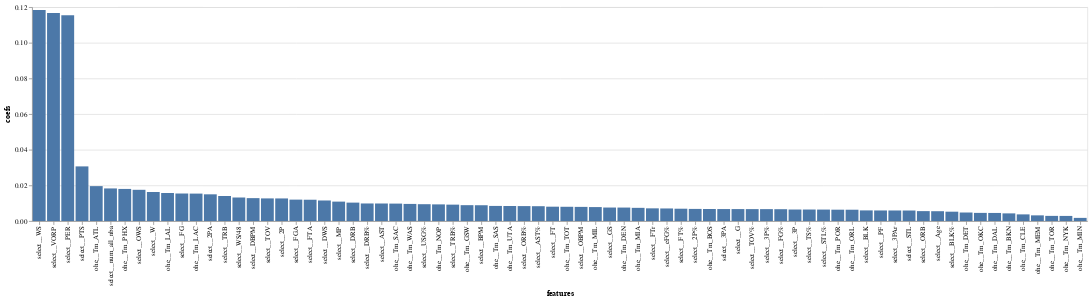

The notebook cell this image was saved under:
### Code cell
import altair as alt

coef_df = pd.DataFrame({'coefs':model.best_estimator_.feature_importances_,
                          'features':X_train.columns})
coef_df_nz = coef_df[coef_df['coefs']!=0]

alt.Chart(coef_df_nz).mark_bar().encode(
    y='coefs',
    x=alt.Y('features', sort='-y'))

### Figure 1 — Vega-Lite specification as saved in the notebook (floating-point values rounded to 4 significant figures)
{"config": {"view": {"continuousWidth": 400, "continuousHeight": 300}}, "data": {"name": "data-a2a122f335caf7661f2171e821639332"}, "mark": "bar", "encoding": {"x": {"field": "features", "sort": "-y", "type": "nominal"}, "y": {"field": "coefs", "type": "quantitative"}}, "$schema": "https://vega.github.io/schema/vega-lite/v4.17.0.json", "datasets": {"data-a2a122f335caf7661f2171e821639332": [{"coefs": 0.005511, "features": "select__Age"}, {"coefs": 0.006705, "features": "select__G"}, {"coefs": 0.007572, "features": "select__GS"}, {"coefs": 0.01089, "features": "select__MP"}, {"coefs": 0.01544, "features": "select__FG"}, {"coefs": 0.01201, "features": "select__FGA"}, {"coefs": 0.006639, "features": "select__FG%"}, {"coefs": 0.006458, "features": "select__3P"}, {"coefs": 0.006718, "features": "select__3PA"}, {"coefs": 0.006677, "features": "select__3P%"}, {"coefs": 0.01268, "features": "select__2P"}, {"coefs": 0.01499, "features": "select__2PA"}, {"coefs": 0.0068, "features": "select__2P%"}, {"coefs": 0.007054, "features": "select__eFG%"}, {"coefs": 0.008051, "features": "select__FT"}, {"coefs": 0.01195, "features": "select__FTA"}, {"coefs": 0.00691, "features": "select__FT%"}, {"coefs": 0.005561, "features": "select__ORB"}, {"coefs": 0.01033, "features": "select__DRB"}, {"coefs": 0.01405, "features": "select__TRB"}, {"coefs": 0.009838, "features": "select__AST"}, {"coefs": 0.005899, "features": "select__STL"}, {"coefs": 0.005965, "features": "select__BLK"}, {"coefs": 0.0127, "features": "select__TOV"}, {"coefs": 0.005927, "features": "select__PF"}, {"coefs": 0.03065, "features": "select__PTS"}, {"coefs": 0.1155, "features": "select__PER"}, {"coefs": 0.006455, "features": "select__TS%"}, {"coefs": 0.005918, "features": "select__3PAr"}, {"coefs": 0.00712, "features": "select__FTr"}, {"coefs": 0.00838, "features": "select__ORB%"}, {"coefs": 0.009852, "features": "select__DRB%"}, {"coefs": 0.009196, "features": "select__TRB%"}, {"coefs": 0.00832, "features": "select__AST%"}, {"coefs": 0.006428, "features": "select__STL%"}, {"coefs": 0.00524, "features": "select__BLK%"}, {"coefs": 0.006686, "features": "select__TOV%"}, {"coefs": 0.009445, "features": "select__USG%"}, {"coefs": 0.01752, "features": "select__OWS"}, {"coefs": 0.01153, "features": "select__DWS"}, {"coefs": 0.1184, "features": "select__WS"}, {"coefs": 0.0132, "features": "select__WS/48"}, {"coefs": 0.007937, "features": "select__OBPM"}, {"coefs": 0.01285, "features": "select__DBPM"}, {"coefs": 0.008859, "features": "select__BPM"}, {"coefs": 0.1166, "features": "select__VORP"}, {"coefs": 0.0163, "features": "select__W"}, {"coefs": 0.01829, "features": "select__num_all_nba"}, {"coefs": 0.01958, "features": "ohe__Tm_ATL"}, {"coefs": 0.004296, "features": "ohe__Tm_BKN"}, {"coefs": 0.006746, "features": "ohe__Tm_BOS"}, {"coefs": 0.003732, "features": "ohe__Tm_CLE"}, {"coefs": 0.004534, "features": "ohe__Tm_DAL"}, {"coefs": 0.007556, "features": "ohe__Tm_DEN"}, {"coefs": 0.004781, "features": "ohe__Tm_DET"}, {"coefs": 0.008899, "features": "ohe__Tm_GSW"}, {"coefs": 0.01539, "features": "ohe__Tm_LAC"}, {"coefs": 0.01571, "features": "ohe__Tm_LAL"}, {"coefs": 0.003181, "features": "ohe__Tm_MEM"}, {"coefs": 0.007396, "features": "ohe__Tm_MIA"}, {"coefs": 0.007827, "features": "ohe__Tm_MIL"}, {"coefs": 0.001767, "features": "ohe__Tm_MIN"}, {"coefs": 0.009339, "features": "ohe__Tm_NOP"}, {"coefs": 0.002864, "features": "ohe__Tm_NYK"}, {"coefs": 0.004568, "features": "ohe__Tm_OKC"}, {"coefs": 0.006345, "features": "ohe__Tm_ORL"}, {"coefs": 0.01801, "features": "ohe__Tm_PHX"}, {"coefs": 0.006362, "features": "ohe__Tm_POR"}, {"coefs": 0.009779, "features": "ohe__Tm_SAC"}, {"coefs": 0.008474, "features": "ohe__Tm_SAS"}, {"coefs": 0.002891, "features": "ohe__Tm_TOR"}, {"coefs": 0.007998, "features": "ohe__Tm_TOT"}, {"coefs": 0.008426, "features": "ohe__Tm_UTA"}, {"coefs": 0.0096, "features": "ohe__Tm_WAS"}]}}
